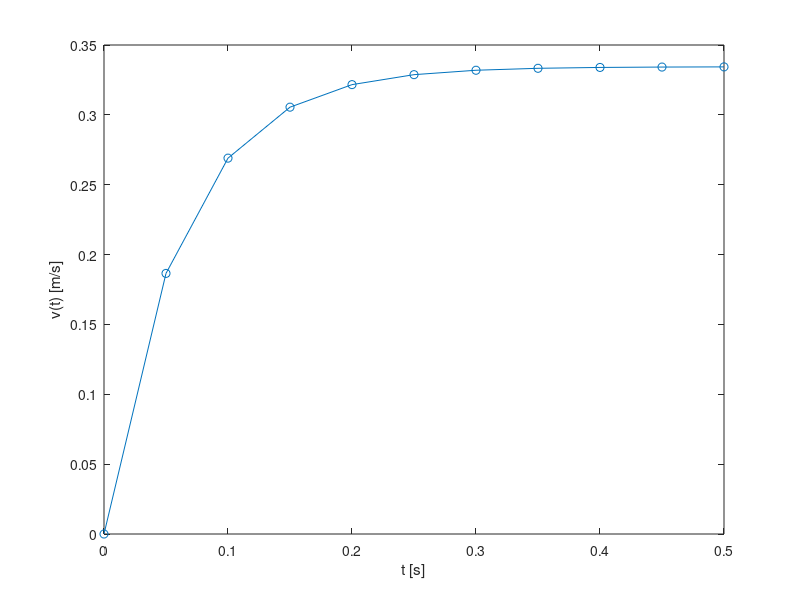

Here is the MATLAB script that generated this plot:
% Backward Euler Solution of the Stokes problem
clear all
g=9.81;%m.s^-2
r=0.005;%m
eta=1100*1e-3;%1 Centipoise =1 mPa s
rhos=7.85e3;%kg/m^3
rhof=1.10e3;%kg/m^3
v0 = 0;% meters per second
tspan =[0  0.5];% seconds
nsteps =10;
dt= diff(tspan)/nsteps;
t(1)=tspan(1);
v(1)=v0;
for j=1:nsteps
    t(j+1) =t(j)+dt;
    v(j+1) =(v(j)+dt*(rhos-rhof)/rhos*g)/(1+dt*(9*eta)/(2*r^2*rhos));
end
plot(t,v,'o-')
xlabel('t [s]'),ylabel('v(t) [m/s]')
    
